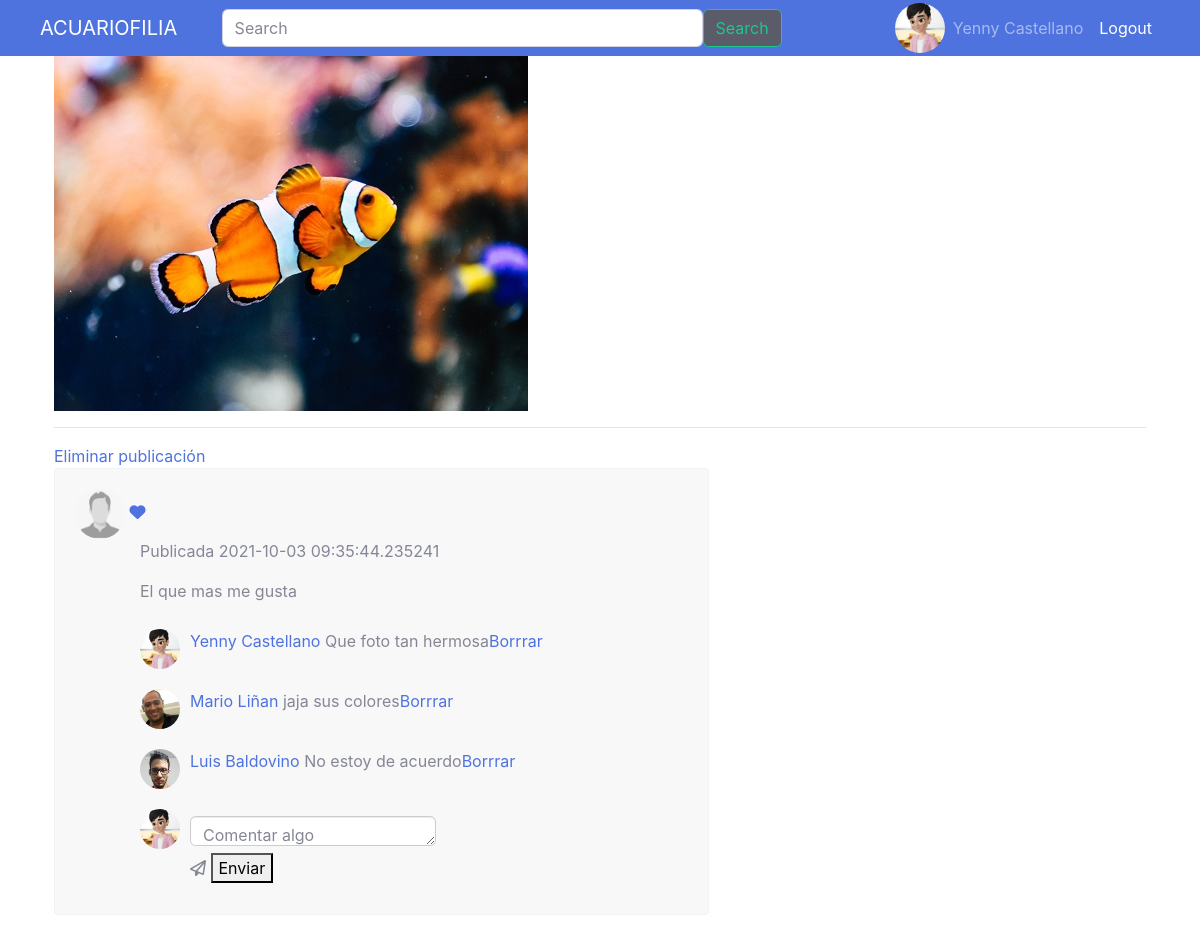
Before: /postdetail?codigo=1 (signed in) with the older database file.
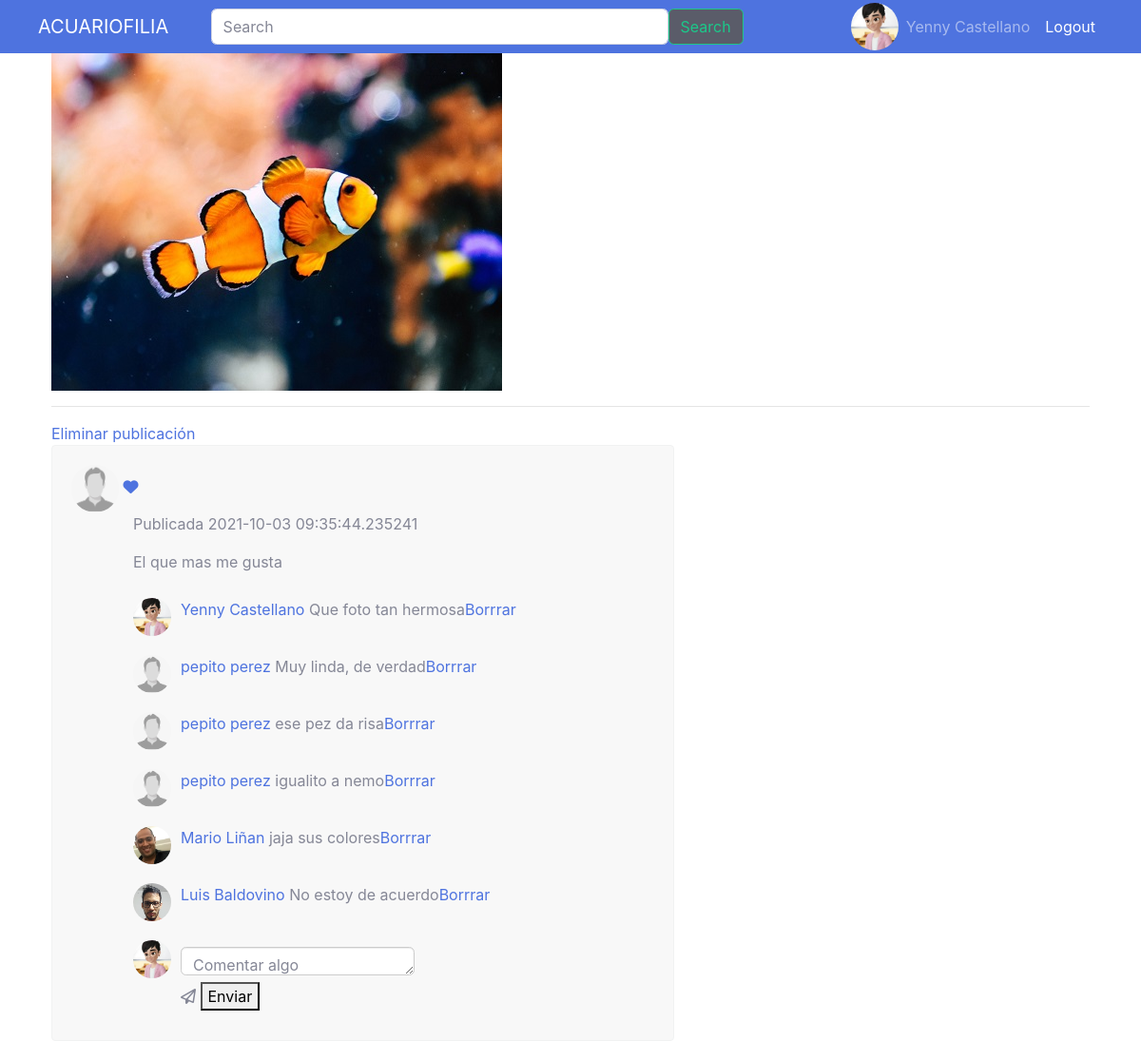
After: the same page with the newer database file.
### tables this page shows
CREATE TABLE Post (PostId INTEGER PRIMARY KEY AUTOINCREMENT UNIQUE, PhotoURL CHAR (100) NOT NULL, Title VARCHAR (30) NOT NULL, creationDate DATE NOT NULL, UserId INTEGER REFERENCES User (UserId) ON DELETE CASCADE ON UPDATE CASCADE, Postviews INTEGER (30));

CREATE TABLE User (UserId INTEGER PRIMARY KEY AUTOINCREMENT UNIQUE, name VARCHAR (20) NOT NULL, lastName VARCHAR (20) NOT NULL, email VARCHAR (30) UNIQUE NOT NULL, password VARCHAR (200) NOT NULL, birthay DATE NOT NULL, gender CHAR (15) NOT NULL, role INTEGER (1) NOT NULL, CreationDate DATETIME NOT NULL, ProfilePicURL VARCHAR (20), country CHAR (30), phone INTEGER, about CHAR (150));

CREATE TABLE Comments (CommentId INTEGER PRIMARY KEY AUTOINCREMENT, Content VARCHAR NOT NULL, PostId INTEGER REFERENCES Post (PostId) ON DELETE CASCADE ON UPDATE CASCADE, UserId INTEGER REFERENCES User (UserId) ON DELETE CASCADE ON UPDATE CASCADE, CreationDate DATETIME NOT NULL);

### main.py (the view)
@app.route('/postdetail')
def postdetail():
    idp = request.args.get('codigo')
    sql = f'SELECT * FROM Post , User WHERE User.UserId=Post.UserId AND Post.PostId = {idp}'
    db = get_db()
    cursorObj = db.cursor()
    cursorObj.execute(sql)
    postsel = cursorObj.fetchall()
    sql = f'SELECT * from Comments, User WHERE User.UserId=Comments.UserId AND Comments.PostId = {idp}'
    db = get_db()
    cursorObj = db.cursor()
    cursorObj.execute(sql)
    comPost = cursorObj.fetchall()
    return render_template("postdetail.html", postsel=postsel,comPost=comPost)

### db.py (called while the page is built)
def get_db():
    try:
        if 'db' not in g:
            print('Connection OK')
            g.db = sqlite3.connect('database.db')
        return g.db
    except Error:
        print(Error)

### templates/postdetail.html (shortened to what this page needs)
<!DOCTYPE html>
<html lang="es">
    <head>
        <link href="../static/css/post_style.css" rel="stylesheet">
        <link href="../static/css/sb-admin-2.min.css" rel="stylesheet">
    </head>
    <body>
        <nav class="navbar navbar-expand-lg navbar-dark bg-primary">
            <div class="container-fluid">
                <a class="navbar-brand" href="{{'feed'}}">ACUARIOFILIA</a>
                <form class="d-flex" form action="{{url_for('search')}}" method="post" enctype="multipart/form-data">
                    <input class="form-control me-2" type="search" name="palabra" placeholder="Search" aria-label="Search">
                    <button class="btn btn-outline-success bg-primary bg-dark" type="submit">Search</button>
                </form>
            {% if 'id' in session %}
                <div class="contenedorLogin">
                    <div class="logout">
                        <span class="navbar-text p-2 bd-highlight"> <a href="{{'logout'}}">Logout</a> </span>
                    </div>
                    <div class="fullname">
                        <span class="navbar-text p-2 bd-highlight"> {{ session['fullname'] }} </span>
                    </div>
                    <div class="av-user-icon">
                        <a href="{{url_for('perfil', codigo = session['id']) }}"><img src="../static/images/perfil/{% print(session['foto']) %}" alt="user" class="fotoperfil-md-left"></a>
                    </div>
            {% else %}
                    <span class="navbar-text p-2 bd-highlight"> <a href="{{'login'}}">Login</a> </span>
                </div>
            {% endif %}
            </div>
        </nav>
        <div class="container  bootstrap snippets bootdey">
            <div class="contenedorImagen">
                <img src="../static/images/post/{% print(postsel[0][1]) %}" class="img-fluid" alt=" image">
            </div>
            <hr>
            {% if session['id']==postsel[0][4] or session['rol']== 1 %}
                <a button type="submit" id=btdel href="{{url_for('deletePost', codigo = postsel[0][0]) }}">Eliminar publicación<i class="trash-alt btn-sm mb-5"></i></a>
            {% endif %}
            <div class="post-content ">
                <div class="post-container">
                    <a href="{{url_for('perfil', codigo = session['id']) }}"><img src="../static/images/perfil/{% print(postsel[0][15]) %}" alt="user" class="fotoperfil-md-left"></a>
                    <a role="enlace" href="#" class="favoritos"><i class="fas fa-heart"></i> </a>
                    <div class="post-detail">
                        <div class="user-info">
                            <p class="text-muted">Publicada {% print(postsel[0][3]) %}</p>
                        </div>
                        <div class="post-text">
                            <p>{% print(postsel[0][2]) %}  </p>
                        </div>
                    {% for com in comPost %}
                        <div class="post-comment" id="{{ com[0] }}">
                            <a href="{{url_for('perfil', codigo = com[3]) }}" class="profile-link"><img src="../static/images/perfil/{% print(com[14]) %}" alt="" class="profile-photo-sm"></a>
                            <p><a href="{{url_for('perfil', codigo = com[3]) }}" class="profile-link">{% print(com[6]) %} {% print(com[7]) %}</a> {% print(com[1]) %} </p>
                            {% if session['id']==com[5] or session['rol']== 1 %}
                                <a button type="submit" id=btdel href="{{url_for('deleteComm', codigo = com[0], postId=com[2]) }}">Borrrar<i class="trash-alt btn-sm mb-5"></i></a>
                            {% endif %}
                        </div>
                    {% endfor %}
                        <div class="post-comment">
                            <img src="../static/images/perfil/{% print(session['foto']) %}" alt="" class="profile-photo-sm">
                            <form class="flex" form action="{{url_for('addcomm', codigo = postsel[0][0])}}" method="post" enctype="multipart/form-data">
                                <textarea class="form-control form-control-user" name="comentario" id="comentario" placeholder="Comentar algo"></textarea>
                                <div class="enviar">
                                    <label for="btnEnviar" class="far fa-paper-plane">  </label>
                                    <button type="submit" class="btnEnviar" id="btnEnviar">Enviar</button>
                                </div>
                            </form>
                        </div>
                    </div>
                </div>
            </div>
        </div>
    </body>
</html>

### static/css/post_style.css (style rules this page uses)
body { margin-top:20px; }
.post-content { background: #f8f8f8; border-radius: 4px; width: 60%; border: 1px solid #f1f2f2; margin-bottom: 20px; overflow: hidden; position: relative; }
.contenedorLogin { height: 40px; width: 350px; display: flex; flex-direction: row-reverse; }
.av-user-icon { align-self: center; }
.d-flex { width: 50%; }
.post-content .post-container { padding: 20px; }
.post-content .post-container .post-detail { margin-left: 65px; position: relative; }
.post-content .post-container .post-detail .post-comment { display: inline-flex; margin: 10px auto; width: 100%; }
.post-content .post-container .post-detail .post-comment img.profile-photo-sm { margin-right: 10px; }
.post-content .post-container .post-detail .post-comment .form-control { height: 30px; border: 1px solid #ccc; box-shadow: inset 0 1px 1px rgba(0,0,0,.075); margin: 7px 0; min-width: 0; }
img.fotoperfil-md-left { height: 50px; width: 50px; border-radius: 50%; }
img.profile-photo-sm { height: 40px; width: 40px; border-radius: 50%; }
.post-content .post-container .post-detail .post-text { line-height: 24px; margin: 0; }

Changed rows visible on the page:
now on this page (row unchanged): Comments: ProfilePicURL (picture), Content "Muy linda, de verdad"
added User: name "pepito", lastName "perez"
now on this page (row unchanged): Comments: ProfilePicURL (picture), Content "ese pez da risa"
now on this page (row unchanged): Comments: ProfilePicURL (picture), Content "igualito a nemo"
